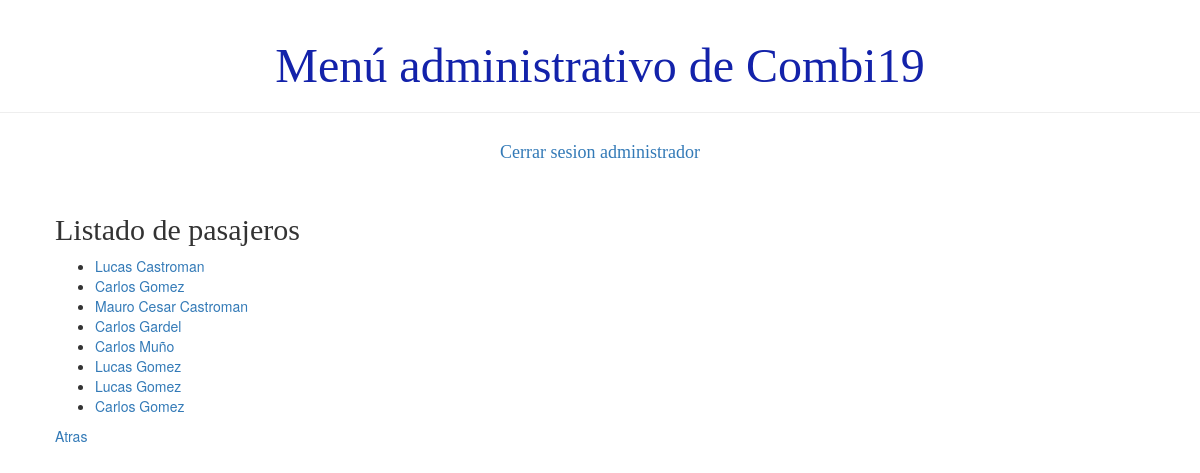
/usuario/listaPasajero (signed in), run on the app's committed database.
### demo1/models.py (models this page shows)
class Persona(models.Model):
    usuario = models.ForeignKey('auth.User', on_delete=models.CASCADE)
    dni = models.IntegerField()
    telefono = models.BigIntegerField()
    activo = models.BooleanField(default=True)
    def __str__(self):
        return '%s %s' % (self.usuario.first_name, self.usuario.last_name)

class Pasajero(Persona):
    TIPOS_PLANES = (
        ('BASICO', 'BASICO'),
        ('GOLD', 'GOLD'),)
    tipo = models.CharField(max_length=6, choices=TIPOS_PLANES)
    fecha_de_nacimiento = models.DateField()

class Persona(models.Model):
    usuario = models.ForeignKey('auth.User', on_delete=models.CASCADE)
    dni = models.IntegerField()
    telefono = models.BigIntegerField()
    activo = models.BooleanField(default=True)
    def __str__(self):
        return '%s %s' % (self.usuario.first_name, self.usuario.last_name)

### demo1/views.py (the view)
# urls.py: path('usuario/listaPasajero', views.lisatdo_pasajero, name='listado_pasajero'),
def lisatdo_pasajero(request):
    pasajeros=Pasajero.objects.all()
    return render(request, 'demo1/listados/listado_pasajero.html', {'pasajeros':pasajeros})

### demo1/templates/demo1/listados/listado_pasajero.html
{% extends 'demo1/base.html' %}
{% block content %}
    <h2>Listado de pasajeros</h2>
    <div>
        <ul>
        {% for pasajero in pasajeros %}
            <li><a href="{% url 'detalle_pasajero' pk=pasajero.pk%}">{{ pasajero }}</a></li>
        {% endfor %}
        </ul>
    </div>
    <div><a href="{% url 'principal' %}">Atras</a></div>
{% endblock %}

### demo1/static/css/demo1.css (style rules this page uses)
h1, h2, h3, h4 { font-family: 'Lobster', cursive; }

### data on the page
Pasajero: last_name "Lucas Castroman"
Pasajero: last_name "Carlos Gomez"
Pasajero: last_name "Mauro Cesar Castroman"
Pasajero: last_name "Carlos Gardel"
Pasajero: last_name "Carlos Muño"
Pasajero: last_name "Lucas Gomez"
Pasajero: last_name "Lucas Gomez"
Pasajero: last_name "Carlos Gomez"
